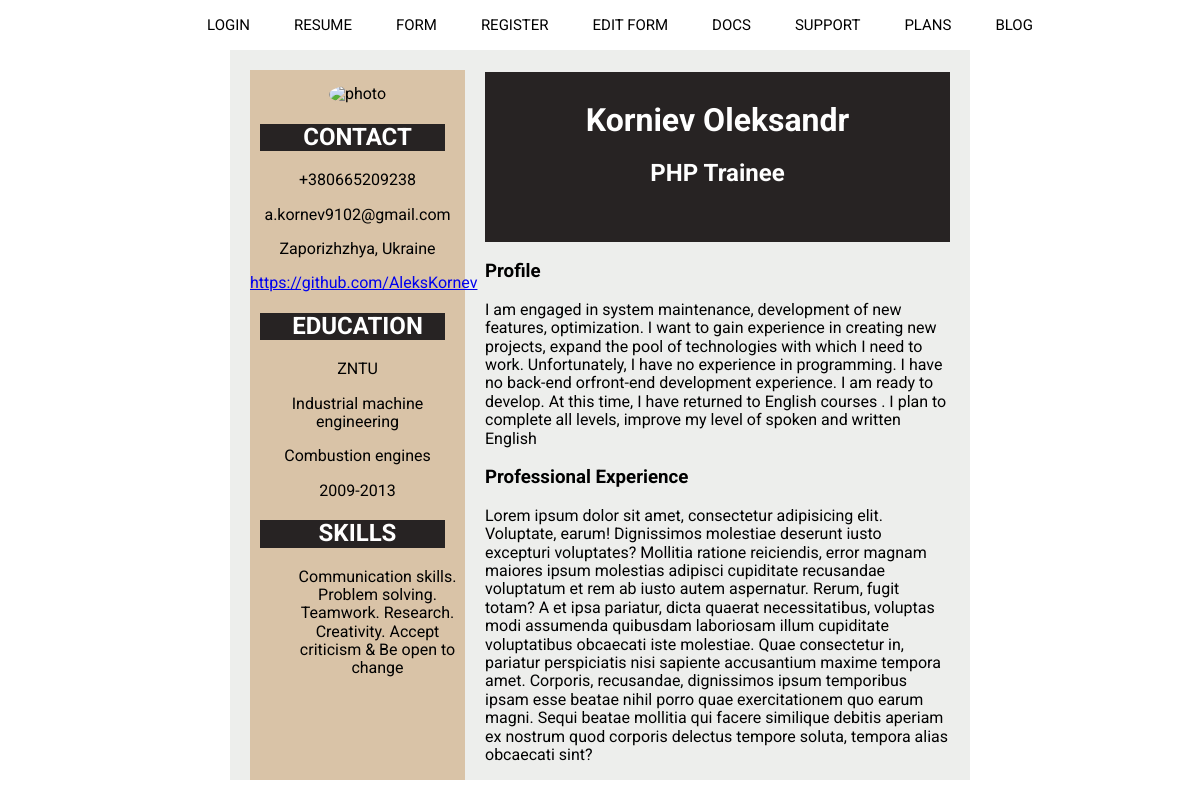
The page / on the database its author committed.
### tables this page shows
CREATE TABLE `resume_data` (
  `id` int NOT NULL AUTO_INCREMENT,
  `type` varchar(60) NOT NULL,
  `phone` varchar(60) NOT NULL,
  `email` varchar(60) NOT NULL,
  `city` varchar(60) NOT NULL,
  `link` varchar(60) NOT NULL,
  `skillsArea` varchar(2000) NOT NULL,
  `profileArea` varchar(2000) NOT NULL,
  `profExpArea` varchar(2000) NOT NULL,
  PRIMARY KEY (`id`)
);

### CV.php (the view, shortened to what this page needs)
<?php
require_once 'includes/connect.php';
$query = "SELECT * FROM resume_data WHERE type = 'editable'";
$result= mysqli_query($connect, $query) or die("error " . mysqli_error($connect));
$content = mysqli_fetch_array($result);
if(count($content) == 0){
    $query = "SELECT * FROM resume_data WHERE type = 'default'";
    $result= mysqli_query($connect, $query) or die("Ошибка " . mysqli_error($connect));
    $content = mysqli_fetch_array($result);
}
?>
<!DOCTYPE html>
<html lang="en">
<head>
    <link rel="stylesheet" href="stylesCV.css">
    <link rel="stylesheet" href="normalize.css">
</head>
<body>
    <main>
        <div class="wrapper">
            <div class="sidebar">
                <div class="sidebar__photo">
                    <img src="image/IMG_0001.jpg" alt="photo" width="150" height="150">
                </div>
                <div class="sidebar__contact">
                    <h2 class="nameOfColumn">CONTACT</h2>
                    <p><?php  echo $content['phone']?></p>
                    <p><?php  echo $content['email']?></p>
                    <p><?php  echo $content['city']?></p>
                    <a href="https://github.com/AleksKornev"><?php  echo $content['link']?></a>
                </div>
                <div class="sidebar__education">
                    <h2 class="nameOfColumn">EDUCATION</h2>
                    <p>ZNTU</p>
                    <p>Industrial machine engineering</p>
                    <p>Combustion engines</p>
                    <p>2009-2013</p>
                <h2 class="nameOfColumn ">SKILLS</h2>
                <ul class="list">
                    <?php  echo $content['skillsArea']?>
                </ul>
            </div>
        </div>
            <div class="profileInformation">
                <div class="profileInformation__name">
                    <h1>Korniev Oleksandr</h1>
                    <h2>PHP Trainee</h2>
                </div>
                <div class="profileInformation__profile">
                    <h3>Profile</h3>
                    <p> <?php  echo $content['profileArea']?>
                    </p>
                </div>
                <div class="profileInformation__profExperience">
                    <h3>Professional Experience</h3>
                    <p><?php  echo $content['profExpArea']?></p>
                </div>
            </div>
        </div>
    </main>
</body>
</html>

### navigation.php (shortened to what this page needs)
<!doctype html>
<html lang="en">
<head>
    <link rel="stylesheet" href="navmenu.css">
    <link rel="stylesheet" href="normalize.css">
</head>
<body>
<nav class = "navigation">
    <ul class="navMenu">
        <li class="navMenu__item"><a href="?tab=logForm">Login</a></li>
        <li class="navMenu__item"><a href="?tab=CV">Resume</a></li>
        <li class="navMenu__item"><a href="?tab=indexForm">Form</a></li>
        <li class="navMenu__item"><a href="?tab=regForm">Register</a></li>
        <li class="navMenu__item"><a href="?tab=edit_form">Edit Form</a></li>
        <li class="navMenu__item"><a href="#">Docs</a></li>
        <li class="navMenu__item"><a href="#">Support</a></li>
        <li class="navMenu__item"><a href="#">Plans</a></li>
        <li class="navMenu__item"><a href="">Blog</a></li>
    </ul>
</nav>
</body>
</html>

### index.php
<?php
include "navigation.php";
$arr = array('logForm', 'CV', 'indexForm', 'regForm', 'edit_form') ;
$pages = (isset($_GET['tab'])) ? $_GET['tab']: 'CV';
if (in_array($pages, $arr)) {
    include("$pages.php");
}

### navmenu.css (style rules this page uses)
.navMenu__item { display:inline-block; padding: 0 20px; color: black; font-size: 15px; text-transform: uppercase; }
.navMenu { text-decoration: none; text-align: center; }
.navMenu__item a { text-decoration: none; color: black; }

### stylesCV.css (style rules this page uses)
* { font-family: Roboto, Arial, Helvetica, sans-serif; }
main { width: 740px; margin: 0 auto; background-color: #dcdfdb86; }
.wrapper { display: flex; max-width: 700px; text-align: center; margin: 0 auto; min-width: 700px; }
.sidebar { width: 215px; background-color: #d9c3a7; margin-right: 20px; margin-top: 20px; }
.profileInformation__name { background-color: rgb(39, 35, 35); height: 170px; color: white; text-align: center; }
h1 { padding-top: 30px; }
.nameOfColumn { background-color: rgb(39, 35, 35); color: white; text-align: left; padding-left: 10px; width: 175px; text-align: center; margin-left: 10px; }
img { border-radius: 50%; margin-top: 15px; }
li { padding-bottom: 10px; padding-left: 10px; text-align: left; }
h3 { text-align: left; }
.profileInformation__profile p { text-align: left; }
.profileInformation__profExperience p { text-align: left; }

### rows shown on the page
resume_data: phone "+380665209238", email "a.kornev9102@gmail.com", city "Zaporizhzhya, Ukraine", link "https://github.com/AleksKornev", skillsArea "Communication skills. Problem solving. Teamwork. Research. Creativity. Accept criticism & Be open to change", profileArea "I am engaged in system maintenance, development of new features, optimization. I want to gain experience in creating new projects, expand the pool of technologies with which I need to work. Unfortunately, I have no experience in programming. I have no back-end orfront-end development experience. I am ready to develop. At this time, I have returned to English courses . I plan to complete all levels, improve my level of spoken and written English", profExpArea "Lorem ipsum dolor sit amet, consectetur adipisicing elit. Voluptate, earum! Dignissimos molestiae deserunt iusto excepturi voluptates? Mollitia ratione reiciendis, error magnam maiores ipsum molestias adipisci cupiditate recusandae voluptatum et rem ab iusto autem aspernatur. Rerum, fugit totam? A et ipsa pariatur, dicta quaerat necessitatibus, voluptas modi assumenda quibusdam laboriosam illum cupiditate voluptatibus obcaecati iste molestiae. Quae consectetur in, pariatur perspiciatis nisi sapiente accusantium maxime tempora amet. Corporis, recusandae, dignissimos ipsum temporibus ipsam esse beatae nihil porro quae exercitationem quo earum magni. Sequi beatae mollitia qui facere similique…"
